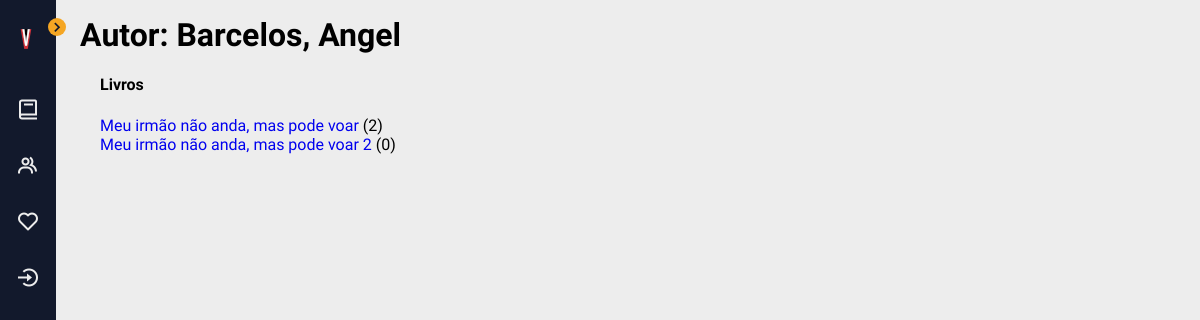
Page /catalogo/autor/1 on the committed database.
### catalogo/models.py (models this page shows, shortened)
class Autor(models.Model):
    nome = models.CharField(max_length=100)
    sobrenome = models.CharField(max_length=100)
    class Meta:
        ordering = ['sobrenome', 'nome']
    def __str__(self):
        return f'{self.sobrenome}, {self.nome}'

class Book(models.Model):
    título = models.CharField(max_length=200)
    autor = models.ForeignKey('Autor', on_delete=models.RESTRICT, null=True)
    resumo = models.TextField(
        max_length=1000, help_text="Insira uma breve descrição do livro.")
    gênero = models.ManyToManyField(
        Gênero, help_text="Selecione um gênero para este livro")
    idade = models.PositiveSmallIntegerField('Faixa etária', default=0)
    capa = models.TextField(max_length=1000, help_text="Insira um link para a imagem da capa do livro.", default="https://vectorportal.com/storage/book-vector(1).jpg")
    class Meta:
        ordering = ['título', 'autor']
    def display_gênero(self):
        """Creates a string for the Genre. This is required to display genre in Admin."""
        return ', '.join([gênero.name for gênero in self.gênero.all()[:3]])
    display_gênero.short_description = 'Gênero'
    def __str__(self):
        return self.título

### catalogo/views.py (the view)
class AutorDetailView(generic.DetailView):
    model = Autor

### catalogo/templates/catalogo/autor_detail.html (shortened to what this page needs)
{% extends "base_generic.html" %}
{% block content %}
<h1>Autor: {{ autor }} </h1>
<div style="margin-left:20px;margin-top:20px">
<h4>Livros</h4>
<dl>
{% for book in autor.book_set.all %}
  <dt><a href="{% url 'book-detail' book.pk %}">{{book}}</a> ({{book.bookinstance_set.all.count}})</dt>
  {% empty %}
  <p>Este autor não tem livros.</p>
{% endfor %}
</dl>
</div>
{% endblock %}
{% block sidebar %}
  {{ block.super }}
{% endblock %}

### catalogo/static/assets/css/base.css (style rules this page uses)
:root { --first-color: #12192C; --second-color: #F5A623; --white-color: #EDEDED; }
:root { --body-font: 'Quicksand', sans-serif; --small-font-size: 0.875rem; }
@media screen and (min-width: 768px) { :root { --small-font-size: 0.938rem; } }
:root { --z-back: -10; --z-normal: 1; --z-tooltip: 10; --z-fixed: 100; --z-modal: 1000; }
body { position: relative; margin: 0; padding: 1rem 0 0 5rem; font-family: var(--body-font); background-color: var(--white-color); -webkit-transition: .5s; transition: .5s; }
h1 { margin: 0; }
a { text-decoration: none; }

### rows in the picture
Autor: sobrenome+nome "Barcelos, Angel"
Book: título "Meu irmão não anda, mas pode voar", bookinstance_set.all.count "2"
Book: título "Meu irmão não anda, mas pode voar 2", bookinstance_set.all.count "0"
